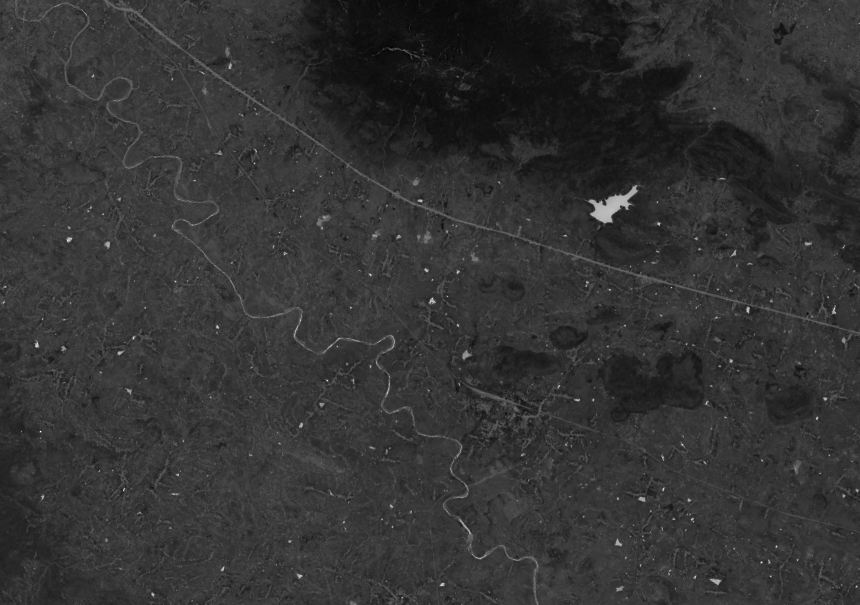
#> input picture src/assets/croppedNdwi.tif, 860 x 605 px, found by its file name
$ python main4.py   (older library calls are emulated)
#> lines starting #> are read from the running program, lines starting #| are printed output that depends on the picture
#> further down, image is the input picture: shape (605, 860) float32; min -0.85, max 0.661, mean -0.542
from random import randint, random, sample
import cv2
import numpy as np
import math
import os
import rasterio
from osgeo import gdal
from matplotlib import pyplot
from connecteComponentM import connectedComponentsM
from dilation import erosion, runDilationFunction
from skimage.transform import (hough_line, hough_line_peaks)
import pandas as pd

path = r'C:\Users\peeyu\Projects\Research Paper\jharia4'
os.chdir(path)
# Ksize = 40,
# ksize = 10
def create_gaborfilter2(ksize = 40, sigma = 1.0, lambd = 3.0, gamma = 0.5):
    # This function is designed to produce a set of GaborFilters
    # an even distribution of theta values equally distributed amongst pi rad / 180 degree

#> called with ksize = 40, sigma = 1, lambd = 3, gamma = 0.5
    filters = []
    num_filters = 1024
    psi = 1.0  # Offset value - lower generates cleaner results
    for theta in np.arange(0, np.pi, np.pi / num_filters):  # Theta is the orientation for edge detection
        kern = cv2.getGaborKernel((ksize, ksize), sigma, theta, lambd, gamma, psi, ktype=cv2.CV_64F)
        #pyplot.imshow(kern)
        #pyplot.show()
        kern /= 1.0 * kern.sum()  # Brightness normalization
        filters.append(kern)
    return filters

def apply_filter(img, filters):
    # This general function is designed to apply filters to our image
    # First create a numpy array the same size as our input image
    newimage = np.zeros_like(img)

    # Starting with a blank image, we loop through the images and apply our Gabor Filter
    # On each iteration, we take the highest value (super impose), until we have the max value across all filters
    # The final image is returned
    depth = -1 # remain depth same as original image

    for kern in filters:  # Loop through the kernels in our GaborFilter
        image_filter = cv2.filter2D(img, depth, kern)  #Apply filter to image

        # Using Numpy.maximum to compare our filter and cumulative image, taking the higher value (max)
        np.maximum(newimage, image_filter, newimage)
#> this loop made 1024 passes
#> pass 1, in apply_filter, `image_filter = cv2.filter2D(img, depth, kern)`:
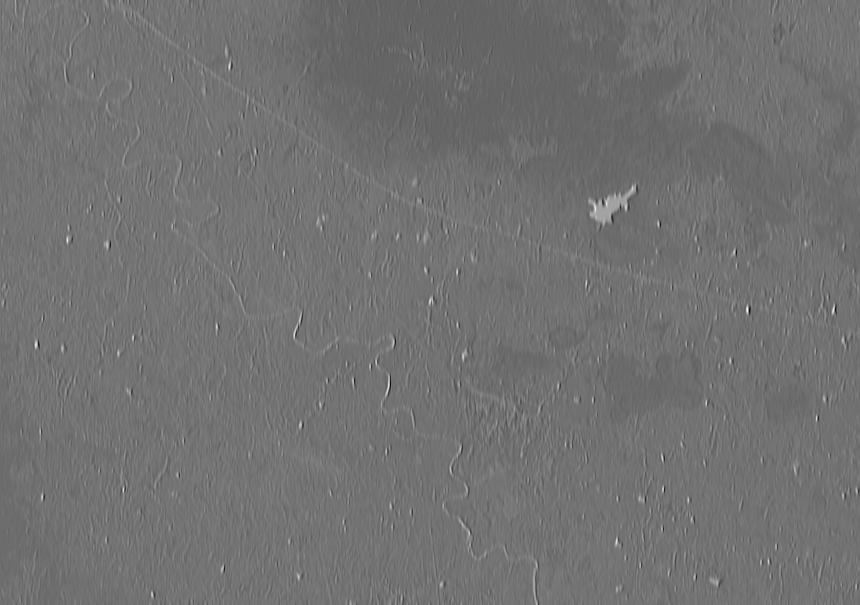
#> image_filter: shape (605, 860) float32; min -2.41, max 1.77, mean -0.542; drawn with min black and max white
#> after the loop:
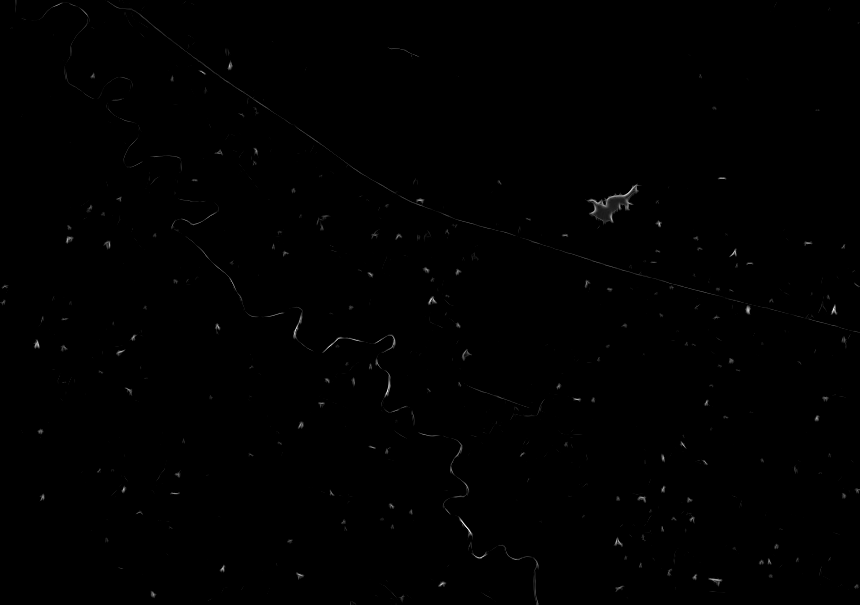
#> newimage: shape (605, 860) float32; min 0, max 2.56, mean 0.00712; drawn with min black and max white
    return newimage


#starting
# croppedMndwi
# croppedNdwi
# croppedAwei
# croppedNdmi
image = cv2.imread('croppedNdwi.tif',cv2.IMREAD_LOAD_GDAL | cv2.IMREAD_ANYCOLOR)

# image2 = cv2.imread('croppedBI.tif',cv2.IMREAD_LOAD_GDAL | cv2.IMREAD_ANYCOLOR)

image2 = cv2.imread('resize3.png')

gfilters = create_gaborfilter2()
upated_ndwi = apply_filter(image, gfilters)
upated_ndwi2 = upated_ndwi
# [6 lines of commented-out code are left out]


#> (the run stopped early here; a loop or call above may not have finished)
